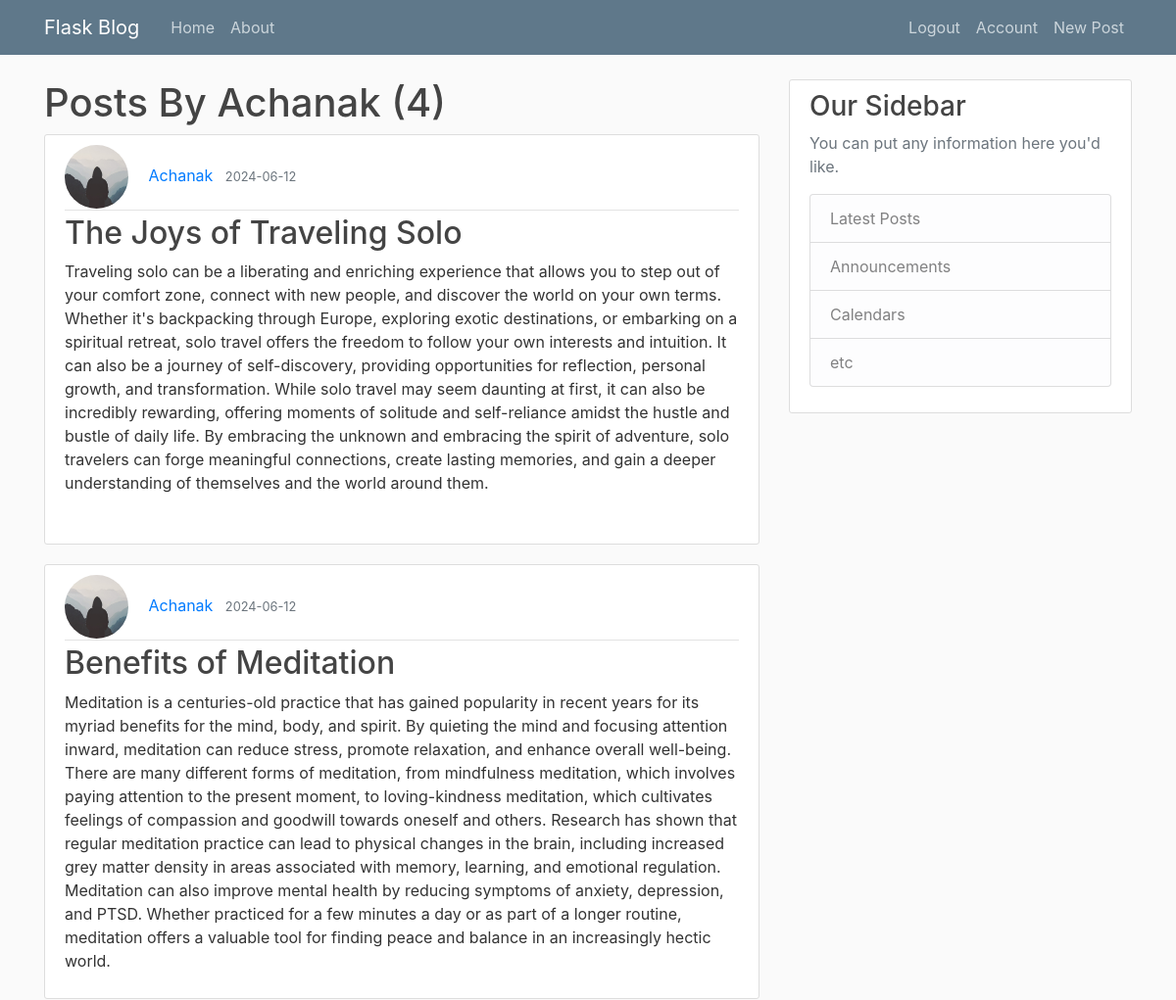
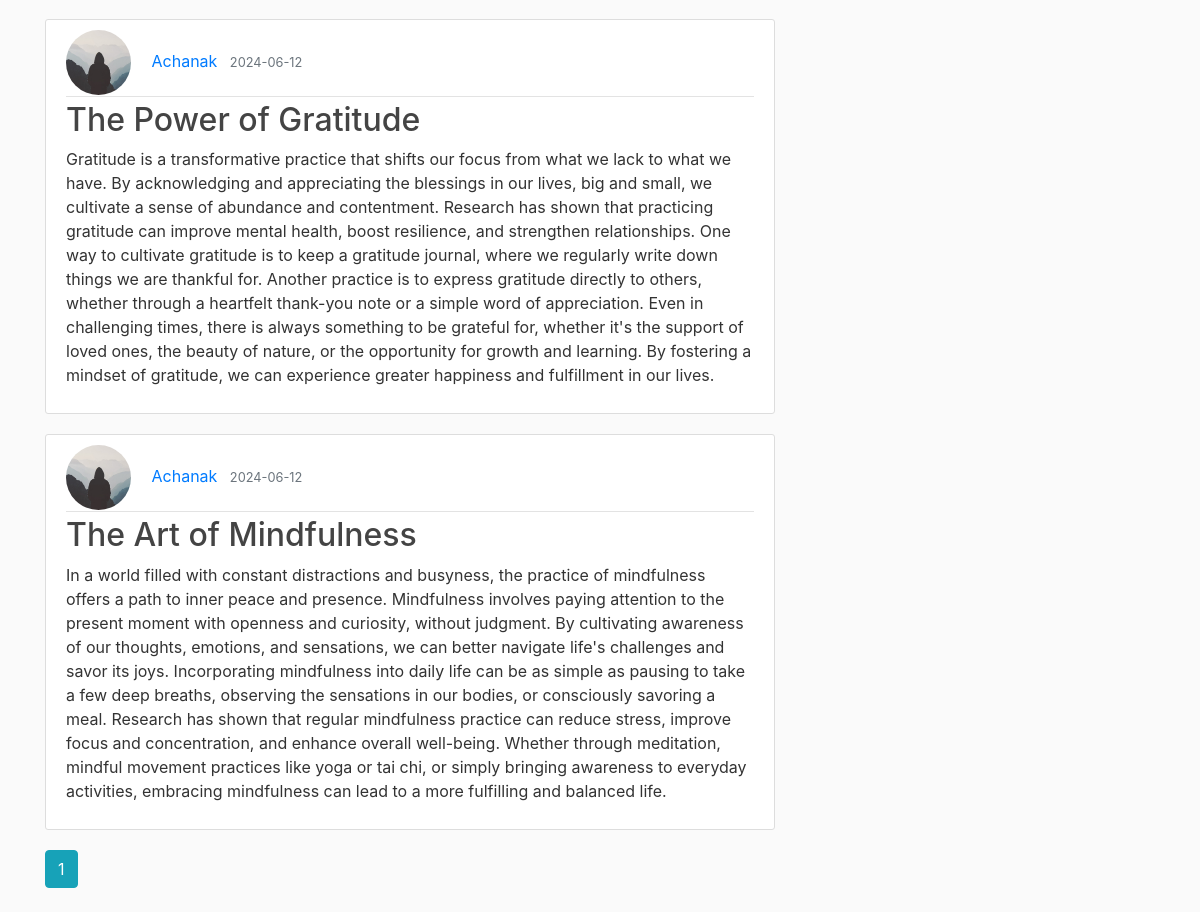
The app's page /user/Achanak  (signed in) with its own data (2 pictures, top to bottom).
### flaskblog/models.py (models this page shows, shortened)
class User(db.Model,UserMixin):
    id = db.Column(db.Integer, primary_key=True)
    username = db.Column(db.String(20), unique=True, nullable=False)
    email = db.Column(db.String(120), unique=True, nullable=False)
    image_file = db.Column(db.String(20), nullable=False, default='default.jpg')
    password = db.Column(db.String(60), nullable=False)
    posts = db.relationship('Post', backref='author', lazy=True)
    def __repr__(self):
        return f"User('{self.username}', '{self.email}', '{self.image_file}')"

class Post(db.Model):
    id = db.Column(db.Integer, primary_key=True)
    title = db.Column(db.String(100), nullable=False)
    date_posted = db.Column(db.DateTime, nullable=False, default=datetime.utcnow)
    content = db.Column(db.Text, nullable=False)
    user_id = db.Column(db.Integer, db.ForeignKey('user.id'), nullable=False)

### flaskblog/routes.py (the view)
@app.route("/user/<string:username>")
def user_posts(username):
    page = request.args.get('page', 1, type=int)
    user = User.query.filter_by(username=username).first_or_404()
    print(user)
    print(username)
    posts = Post.query.filter_by(author=user)\
        .order_by(Post.date_posted.desc())\
        .paginate(page=page, per_page=5)
    return render_template('user_posts.html', posts=posts, user=user)

### flaskblog/models.py (called while the page is built)
@login_manager.user_loader
def load_user(user_id):
    return User.query.get(int(user_id))

### flaskblog/templates/user_posts.html
{% extends "layout.html" %}
{% block content %}
<h1> Posts By {{user.username}} ({{posts.total}}) </h1>
{% for post in posts.items %}
<article class="media content-section">
  <div class="media-body">
    <div class="article-metadata">
      <img class="rounded-circle article-img"
        src="{{ url_for('static', filename='profile_pics/' + post.author.image_file) }}">
        <a class="mr-2" href="{{ url_for('user_posts', username=post.author.username) }}">{{ post.author.username }}</a>
      <small class="text-muted">{{ post.date_posted.strftime('%Y-%m-%d')}}</small>
    </div>
    <h2><a class="article-title" href="{{ url_for('post', post_id=post.id) }}">{{ post.title }}</a></h2>
    <p class="article-content">{{ post.content }}</p>
  </div>
</article>
{% endfor %}
{% for page_num in posts.iter_pages(left_edge=1,right_edge=1,left_current=1,right_current=1) %}
{% if page_num %}
{% if posts.page == page_num %}
<a class="btn btn-info mb-4" href="{{ url_for('user_posts', username=user.username, page=page_num) }}">{{ page_num }}</a>
{% else %}
<a class="btn btn-outline-info mb-4" href="{{ url_for('user_posts', username=user.username, page=page_num) }}">{{ page_num }}</a>
{% endif %}
{% else %}
...
{% endif %}
{% endfor %}
{% endblock content %}

### flaskblog/static/main.css (style rules this page uses)
body { background: #fafafa; color: #333333; margin-top: 5rem; }
h1, h2, h3, h4, h5, h6 { color: #444444; }
.content-section { background: #ffffff; padding: 10px 20px; border: 1px solid #dddddd; border-radius: 3px; margin-bottom: 20px; }
.article-title { color: #444444; }
.article-content { white-space: pre-line; }
.article-img { height: 65px; width: 65px; margin-right: 16px; }
.article-metadata { padding-bottom: 1px; margin-bottom: 4px; border-bottom: 1px solid #e3e3e3 }

### records on screen
User: username "Achanak"
Post: image_file (placeholder picture), author.username "Achanak", date_posted "2024-06-12", title "The Joys of Traveling Solo", content "Traveling solo can be a liberating and enriching experience that allows you to step out of your comfort zone, connect with new people, and discover the world on your own terms. Whether it's backpacking through Europe, exploring exotic destinations, or embarking on a spiritual retreat, solo travel offers the freedom to follow your own interests and intuition. It can also be a journey of self-discovery, providing opportunities for reflection, personal growth, and transformation. While solo travel may seem daunting at first, it can also be incredibly rewarding, offering moments of solitude and self-reliance amidst the hustle and bustle of daily life. By embracing the unknown and embracing the…"
Post: image_file (placeholder picture), author.username "Achanak", date_posted "2024-06-12", title "Benefits of Meditation", content "Meditation is a centuries-old practice that has gained popularity in recent years for its myriad benefits for the mind, body, and spirit. By quieting the mind and focusing attention inward, meditation can reduce stress, promote relaxation, and enhance overall well-being. There are many different forms of meditation, from mindfulness meditation, which involves paying attention to the present moment, to loving-kindness meditation, which cultivates feelings of compassion and goodwill towards oneself and others. Research has shown that regular meditation practice can lead to physical changes in the brain, including increased grey matter density in areas associated with memory, learning, and…"
Post: image_file (placeholder picture), author.username "Achanak", date_posted "2024-06-12", title "The Power of Gratitude", content "Gratitude is a transformative practice that shifts our focus from what we lack to what we have. By acknowledging and appreciating the blessings in our lives, big and small, we cultivate a sense of abundance and contentment. Research has shown that practicing gratitude can improve mental health, boost resilience, and strengthen relationships. One way to cultivate gratitude is to keep a gratitude journal, where we regularly write down things we are thankful for. Another practice is to express gratitude directly to others, whether through a heartfelt thank-you note or a simple word of appreciation. Even in challenging times, there is always something to be grateful for, whether it's the…"
Post: image_file (placeholder picture), author.username "Achanak", date_posted "2024-06-12", title "The Art of Mindfulness", content "In a world filled with constant distractions and busyness, the practice of mindfulness offers a path to inner peace and presence. Mindfulness involves paying attention to the present moment with openness and curiosity, without judgment. By cultivating awareness of our thoughts, emotions, and sensations, we can better navigate life's challenges and savor its joys. Incorporating mindfulness into daily life can be as simple as pausing to take a few deep breaths, observing the sensations in our bodies, or consciously savoring a meal. Research has shown that regular mindfulness practice can reduce stress, improve focus and concentration, and enhance overall well-being. Whether through…"

### other values on screen
{{ posts.total }} "4"
{{ page_num }} "1"
